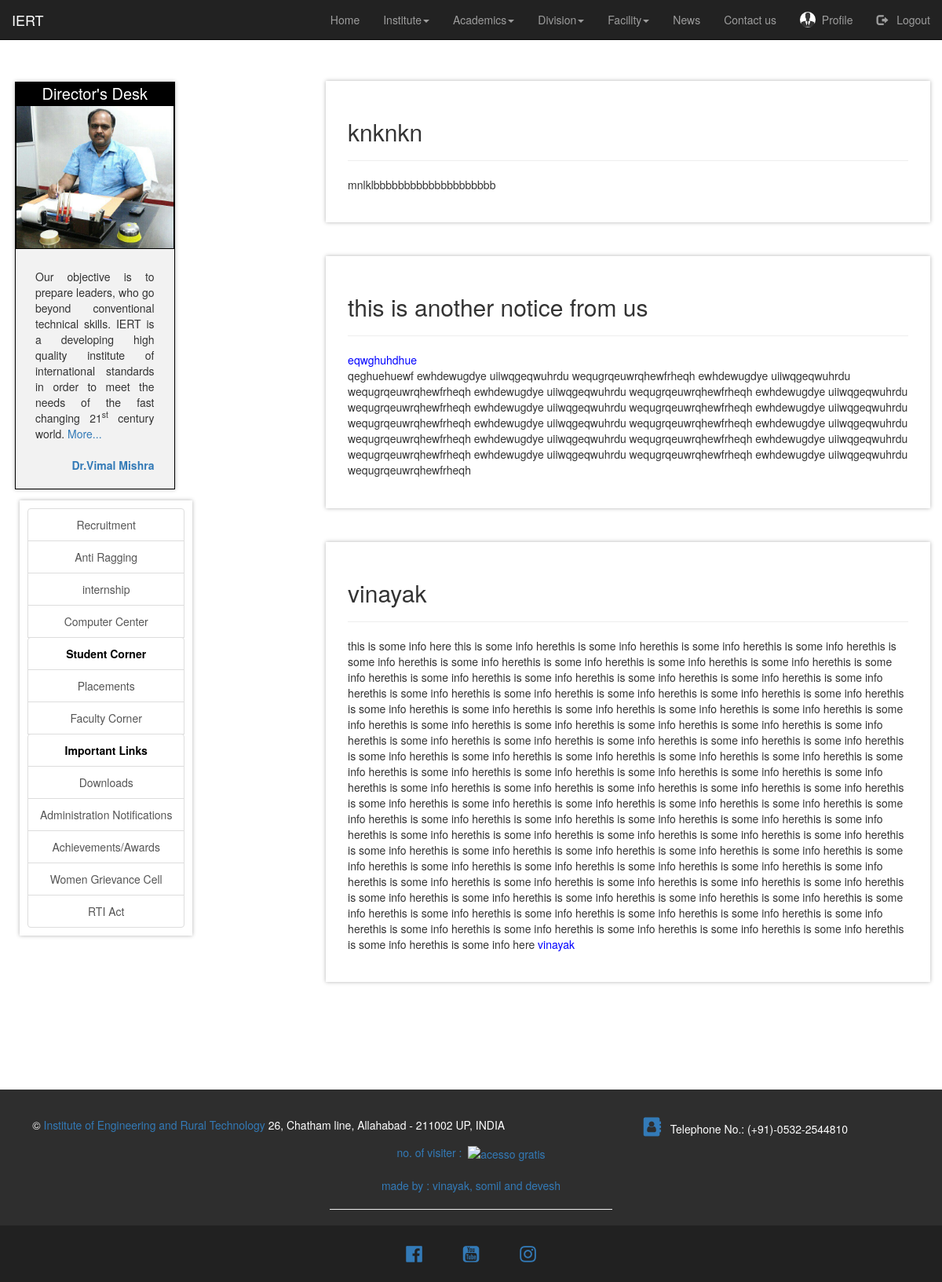
Screenshot of /extra_links/notice_board (signed in) with the database file from the repository.
### user/models.py (models this page shows, shortened)
class Profile(models.Model):
    user = models.OneToOneField(User, on_delete=models.CASCADE)
    image = models.ImageField(default='profile_pics/default.jpg', upload_to='profile_pics')

### extra_links/models.py (models this page shows, shortened)
class notice_board(models.Model):
    topic=models.CharField(max_length=300)
    branch=models.CharField(max_length=100, choices=[
                     ('Computer Science & Engineering', 'Computer Science & Engineering'),
                     ('Electronic Engineering', 'Electronic Engineering'),
                     ('Industrial & Production Engineering', 'Industrial & Production Engineering'),
                     ('Electrical Engineering', 'Electrical Engineering'),
                     ('Civil Engineering','Civil Engineering'),
                     ('Mechanical Engineering', 'Mechanical Engineering'),
                     ('Instrumentation and Control Engineering', 'Instrumentation and Control Engineering'),
                     ('Applied Science and Humanity', 'Applied Science and Humanity'),
                     ('Management', 'Management'),
                    ])
    date=models.DateTimeField()
    info=models.TextField()

### extra_links/views.py (the view)
# urls.py: path('notice_board',views.notice_board_view,name='notice'),
def notice_board_view(request):
    nb=notice_board.objects.order_by('-date')
    page_details={
                   "nb":nb,
                   "title":"Notice Board"
    }
    return render(request,"extra_links/notice_board.html",page_details)

### extra_links/templates/extra_links/notice_board.html (shortened to what this page needs)
{% extends "home/index.html" %}
{% block start %}
<div class="col-md-8">
  {% for i in nb %}
<div class="rest" style="padding:3%;">
  <h2>{{i.topic}}</h2>
  <hr/>
  <p>{{i.info|safe}}</p>
</div>
<br/>
  {% endfor %}
</div>
{% endblock %}

### home/templates/home/index.html (shortened to what this page needs)
{% load static %}
{% load pwa %}
<!DOCTYPE html>
<html lang="en">
<head>
  <link rel="stylesheet" href="https://maxcdn.bootstrapcdn.com/bootstrap/3.3.7/css/bootstrap.min.css" />
    <link rel="stylesheet" href="https://cdnjs.cloudflare.com/ajax/libs/jquery-datetimepicker/2.5.20/jquery.datetimepicker.min.css" />
  <link rel="stylesheet" href="https://cdnjs.cloudflare.com/ajax/libs/font-awesome/4.7.0/css/font-awesome.min.css">
   <link rel="stylesheet" type="text/css" href="{% static "index.css" %}" />
</head>
<body class="container-fluid">
  <header class="row">
    <nav class="navbar navbar-inverse navbar-fixed-top">
      <div class="container-fluid">
        <div class="navbar-header">
          <a class="navbar-brand" class="styleheader" href="{% url "index" %}">IERT</a>
        </div>
        <div class="collapse navbar-collapse" id="mainNavBar">
          <ul class="nav navbar-nav navbar-right">
            <li ><a href="{% url "index" %}">Home</a></li>
            <li class="dropdown"><a class="dropdown-toggle" data-toggle="dropdown" href="#">Institute<span class="caret"></span></a>
            </li>
            <li class="dropdown"><a class="dropdown-toggle" data-toggle="dropdown" href="#">Academics<span class="caret"></span></a>
            </li>
            <li class="dropdown"><a class="dropdown-toggle" data-toggle="dropdown" href="#">Division<span class="caret"></span></a>
            </li>
            <li class="dropdown"><a class="dropdown-toggle" data-toggle="dropdown" href="#">Facility<span class="caret"></span></a>
            </li>
          </ul>
          <li><a href="{% url "news" %}">News</a></li>
          <li><a href="{% url "contact_us" %}">Contact us</a></li>
            {% if user.is_authenticated %}
            <li><a href="{% url "profile" %}"><img src="{{user.profile.image.url}}" style="height: 2rem; float: left;" class="img-responsive img-circle"/> &nbsp; Profile</a></li>
            <li><a href="{% url "logout" %}"><span class="glyphicon glyphicon-log-out"></span> &nbsp; Logout</a></li>
            {% else %}
            <li><a href="{% url "register" %}"><span class="glyphicon glyphicon-user"></span> &nbsp; Sign up</a></li>
            <li><a href="{% url "login" %}"><span class="glyphicon glyphicon-log-in"></span> &nbsp; Log in</a></li>
            {% endif %}
        </div>
      </div>
    </nav>
  </header>
  <div  id="contents" >
  <br/>
  <br/>
  <br/>
  <br/>
  {% block side %}
  <div class="row" >
    <div class="col-md-4">
      <br />
      <div class="dir">
        <div style="background: black;font-size: 20px; text-align: center;color:white; ">Director's Desk</div>
        <a target="_blank" href="https://www.iert.ac.in/img/director.jpg">
          <img src="{% static "home/img/director.jpg" %}" alt="image not found" width="300" height="200" class="img-responsive">
        </a>
        <div class="desc">
          <div style="text-align: justify; padding: 10px;">
            Our objective is to prepare leaders, who go beyond conventional
            technical skills. IERT is a developing high quality institute of
            international standards in order to meet the needs of the fast changing
            21<sup>st</sup> century world. <a href="{% url "desk" %}"> More...</a>
            <br />
            <br />
            <div style="float: right;">
              <a href="{% url "director" %}"><b>&nbsp;Dr.Vimal Mishra</b></a>
              <br />
              <br />
            </div>
          </div>
        </div>
      </div>
      <div class="sidebar" style="float:inherit; box-shadow: 0 0 5px rgba(0,0,0,0.3); text-align: center; color:black; padding: 10px; margin: 10px">
        <a class="list-group-item list-group-item-action" href="{% url 'recruitment' %}">Recruitment </a>
        <a class="list-group-item list-group-item-action" href="{% url 'anti_ragging' %}">Anti Ragging</a>
        <a class="list-group-item list-group-item-action" href="{% url 'internship' %}">internship</a>
        <a class="list-group-item list-group-item-action" href="{% url 'computer_center' %}">Computer Center</a>
        <details>
          <summary class="list-group-item list-group-item-action"><b>Student Corner</b></summary>
        </details>
        <a class="list-group-item list-group-item-action" href="{% url "placement" %}">Placements</a>
        <a class="list-group-item list-group-item-action" href="{% url "faculty" %}">Faculty Corner</a>
        <details>
          <summary class="list-group-item list-group-item-action"><b>Important Links</b></summary>
        </details>
        <a class="list-group-item list-group-item-action" href="{% url "download" %}">Downloads</a>
        <a class="list-group-item list-group-item-action " href="#">Administration Notifications</a>
        <a class="list-group-item list-group-item-action" href="{% url "Achievements" %}">Achievements/Awards</a>
        <a class="list-group-item list-group-item-action" href="{% url "Women_Grievance_Cell" %}">Women Grievance Cell</a>
        <a class="list-group-item list-group-item-action" href="{% url "rti" %}">RTI Act</a>
      </div>
    </div>
    <br/>
    {% endblock %}
    <div class="mobile_margin" style="margin-top: -4rem;">
    {% block start %}{% endblock %}
  </div>
  </div>
  </div>
<footer class="page-footer  special-color-dark  footer row" style="background-color:#2E2E2E; text-align: center; color: white;">
  <div class="container-fluid">
    <div class="row" style="padding-top:3%;" >
      <div class="col-md-7 mb-4">
        <p>&copy;<a href="#"> Institute of Engineering and Rural Technology</a> 26, Chatham line, Allahabad - 211002 UP, INDIA &nbsp;&nbsp;&nbsp;</p>
      </div>
      <div class="col-md-5 mb-4">
            <p> <a href="{% url "contact_us" %}"><i class="fa fa-address-book" style="font-size:24px"></i></a>&nbsp;&nbsp; Telephone No.: (+91)-0532-2544810 </p>
      </div>
    </div>
    <div class="row">
      <div align=center><a href='#'>no. of visiter :&nbsp;&nbsp;<img src='https://www.counter12.com/img-y0ww8WAbZbzWbZCc-50.gif' border='0' alt='acesso gratis'></a>
      </div>
    </div>
    <div class="row" style="text-align: center;">
      <br/>
        <a href="{% url "internship" %}" > made by : vinayak, somil and devesh</a>
      </div>
   <div class="row">
   <hr width="30%" align="center"/>
   <center style="background-color:#212121;">
    <a href="https://www.facebook.com/groups/483907021980974/"><i class="fa fa-facebook-official" style="font-size:24px; margin: 2%;"></i></a>
    <a href="#"><i class="fa fa-youtube-square" style="font-size:24px; margin: 2%;"></i></a>
    <a href="#"><i class="fa fa-instagram" style="font-size:24px; margin: 2%;"></i></a>
   </center>
 </div>
</div>
 </footer>
</body>
</html>

### home/static/index.css (style rules this page uses)
html, body { overflow-x: hidden; }
div .dir { margin: 4px; border: 1px solid black; float: left; background: #f2f2f2; box-shadow: 0 0 5px rgba(0, 0, 0, 0.3); width: 55%; display: block; }
div .dir img { width: 100%; border: 1px solid black; height: auto; }
div .desc { padding: 15px; text-align: center; }
.rest { background: white; border: solid 5px white; box-shadow: 0 0 5px rgba(0, 0, 0, 0.3); cursor: pointer; overflow: hidden; min-height: 100%; height: 100%; margin-top: 3%; }
.rest a { color: black; text-align: center; text-decoration: none; }
footer { margin-top: 10%; min-width: 100%; position: relative; bottom: 0; left: 0; right: 0; }

### home/templates/home/index.html (style rules this page uses)
body { overflow-x: hidden; }

### extra_links/templates/extra_links/notice_board.html (style rules this page uses)
.rest a { color:blue; }

### rows the page displays
notice_board: topic "knknkn", info "mnlklbbbbbbbbbbbbbbbbbbbb"
notice_board: topic "this is another notice from us", info "eqwghuhdhue qeghuehuewf ewhdewugdye uiiwqgeqwuhrdu wequgrqeuwrqhewfrheqh ewhdewugdye uiiwqgeqwuhrdu wequgrqeuwrqhewfrheqh ewhdewugdye uiiwqgeqwuhrdu wequgrqeuwrqhewfrheqh ewhdewugdye uiiwqgeqwuhrdu wequgrqeuwrqhewfrheqh ewhdewugdye uiiwqgeqwuhrdu wequgrqeuwrqhewfrheqh ewhdewugdye uiiwqgeqwuhrdu wequgrqeuwrqhewfrheqh ewhdewugdye uiiwqgeqwuhrdu wequgrqeuwrqhewfrheqh ewhdewugdye uiiwqgeqwuhrdu wequgrqeuwrqhewfrheqh ewhdewugdye uiiwqgeqwuhrdu wequgrqeuwrqhewfrheqh ewhdewugdye uiiwqgeqwuhrdu wequgrqeuwrqhewfrheqh ewhdewugdye uiiwqgeqwuhrdu wequgrqeuwrqhewfrheqh ewhdewugdye uiiwqgeqwuhrdu wequgrqeuwrqhewfrheqh"
notice_board: topic "vinayak", info "this is some info here this is some info herethis is some info herethis is some info herethis is some info herethis is some info herethis is some info herethis is some info herethis is some info herethis is some info herethis is some info herethis is some info herethis is some info herethis is some info herethis is some info herethis is some info herethis is some info herethis is some info herethis is some info herethis is some info herethis is some info herethis is some info herethis is some info herethis is some info herethis is some info herethis is some info herethis is some info herethis is some info herethis is some info herethis is some info herethis is some info herethis is some…"
